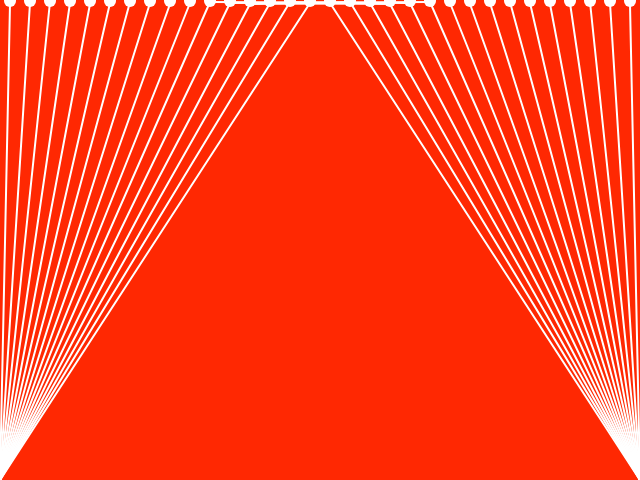
Frame 1 (no input)
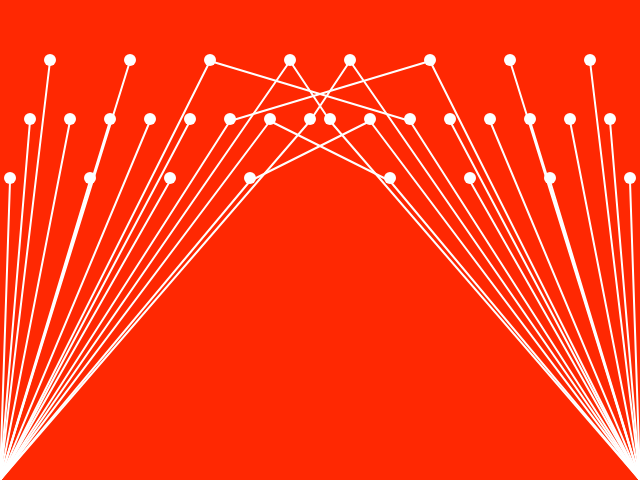
Frame 60 (no input)
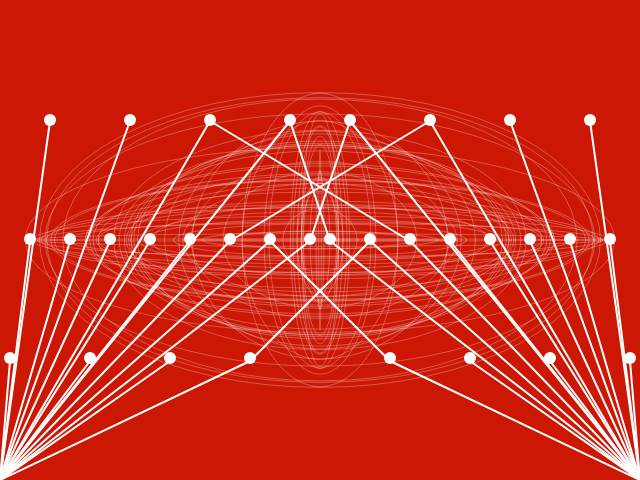
Frame 120 (the mouse pressed at the canvas centre since frame 60)

The p5.js sketch that drew these frames (run headless with seeded random() and noise() and a simulated clock; from frame 60 on, the mouse is pressed at the canvas centre):

// p5.js sketch
// ── sketch.js
let brush = "globe";
let x = 200;
let y = 200;
let extraCanvas;


let ball1 ={x: 10, y:1, size: 12, vx: 0, vy:3, color:[255]}
let ball2 ={x: 30, y:1, size: 12, vx: 0, vy:2, color:[255]}
let ball3 ={x: 50, y:1, size: 12, vx: 0, vy:1, color:[255]}
let ball4 ={x: 70, y:1, size: 12, vx: 0, vy:2, color:[255]}
let ball5 ={x: 90, y:1, size: 12, vx: 0, vy:3, color:[255]}
let ball6 ={x: 110, y:1, size: 12, vx: 0, vy:2, color:[255]}
let ball7 ={x: 130, y:1, size: 12, vx: 0, vy:1, color:[255]}
let ball8 ={x: 150, y:1, size: 12, vx: 0, vy:2, color:[255]}
let ball9 ={x: 170, y:1, size: 12, vx: 0, vy:3, color:[255]}
let ball10 ={x: 190, y:1, size: 12, vx: 0, vy:2, color:[255]}
let ball11 ={x: 210, y:1, size: 12, vx: 0, vy:1, color:[255]}
let ball12 ={x: 230, y:1, size: 12, vx: 0, vy:2, color:[255]}
let ball13 ={x: 250, y:1, size: 12, vx: 0, vy:3, color:[255]}
let ball14 ={x: 270, y:1, size: 12, vx: 0, vy:2, color:[255]}
let ball15 ={x: 290, y:1, size: 12, vx: 0, vy:1, color:[255]}
let ball16 ={x: 310, y:1, size: 12, vx: 0, vy:2, color:[255]}



let balls = [ball1, ball2, ball3, ball4, ball5, ball6,ball7,ball8, ball9, ball10, ball11, ball12, ball13, ball14, ball15, ball16]



let ball01 ={x: 630, y:1, size: 12, vx: 0, vy:3, color:[255]}
let ball02 ={x: 610, y:1, size: 12, vx: 0, vy:2, color:[255]}
let ball03 ={x: 590, y:1, size: 12, vx: 0, vy:1, color:[255]}
let ball04 ={x: 570, y:1, size: 12, vx: 0, vy:2, color:[255]}
let ball05 ={x: 570 - 20, y:1, size: 12, vx: 0, vy:3, color:[255]}
let ball06 ={x: 570 - 40, y:1, size: 12, vx: 0, vy:2, color:[255]}
let ball07 ={x: 570 - 60, y:1, size: 12, vx: 0, vy:1, color:[255]}
let ball08 ={x: 570 - 80, y:1, size: 12, vx: 0, vy:2, color:[255]}
let ball09 ={x: 570 - 100, y:1, size: 12, vx: 0, vy:3, color:[255]}
let ball010 ={x: 570 - 120, y:1, size: 12, vx: 0, vy:2, color:[255]}
let ball011 ={x: 570 - 140, y:1, size: 12, vx: 0, vy:1, color:[255]}
let ball012 ={x: 430 - 20, y:1, size: 12, vx: 0, vy:2, color:[255]}
let ball013 ={x: 430 - 40, y:1, size: 12, vx: 0, vy:3, color:[255]}
let ball014 ={x: 430 - 60, y:1, size: 12, vx: 0, vy:2, color:[255]}
let ball015 ={x: 430 - 80, y:1, size: 12, vx: 0, vy:1, color:[255]}
let ball016 ={x: 430 - 100, y:1, size: 12, vx: 0, vy:2, color:[255]}

let balls2 = [ball01, ball02, ball03, ball04, ball05, ball06, ball07, ball08, ball09, ball010, ball011, ball012, ball013, ball014, ball015, ball016]





function setup() {


  createCanvas(640, 480);
  extraCanvas = createGraphics(640, 480);
  extraCanvas.clear();
  background(0);
}



function draw() {

  let color_1 = color(255, 40, 2)
      let color_2 = color(150, 6, 6)


      let fade_amount = mouseY / height
      let lerped_color = lerpColor(color_1, color_2, fade_amount)

      background(lerped_color)

  // No trails
  // background(255, 40, 2);
  x += random(-5, 5);
  y += random(-5, 5);




  // trails
  if (mouseIsPressed) {

    if (brush == "globe"){
    extraCanvas.noFill()
    extraCanvas.stroke(255, 255, 255, 70);
    extraCanvas.strokeWeight(1)
    extraCanvas.noFill()
    extraCanvas.ellipse(320, 240, random(0,600), random(0,300))
    }

    if (brush == "purple"){
    extraCanvas.stroke (random(142, 236), random(0, 212), 80);
    extraCanvas.strokeWeight(1);
    extraCanvas.fill(random(225, 265), random(90, 130), 138, 20);
    extraCanvas.rectMode(CORNERS);
    extraCanvas.rect(random(0, 640), random(0, 480) , pmouseX + random(-80, 80), pmouseY + random(-80, 80) )
    extraCanvas.rectMode(CORNER)
    }

    if (brush == "white"){
    extraCanvas.stroke(0,0,0, 100)
    extraCanvas.strokeWeight(1)
    extraCanvas.fill(255)
    extraCanvas.circle(mouseX + random(-640, 640) , mouseY + random(-480, 480), random(1, 20))
    }

    if (brush == "blue"){
    extraCanvas.stroke(144, 167, 232, random(0, 180))
    extraCanvas.strokeWeight(8)
    extraCanvas.fill(246, 235, 255, 80)
    extraCanvas.circle(mouseX + random(-100, 100), mouseY + random(-200, 200), random(2, 30))
    // line(mouseX, mouseY, pmouseX, pmouseY)
    }

    if (brush == "whiteline"){
    extraCanvas.stroke(255, 255, 255, 100)
    extraCanvas.strokeWeight(1)
    extraCanvas.line(mouseX , 0 , mouseX, 480)
    // line(mouseX, mouseY, pmouseX, pmouseY)
    }

    if (brush == "yellowline"){
    extraCanvas.stroke(255, 221, random(0, 255), 100)
    extraCanvas.strokeWeight(1)
    extraCanvas.line(0, mouseY, 640, mouseY)
    // line(mouseX, mouseY, pmouseX, pmouseY)
    }

}





  image(extraCanvas, 0, 0);
    // fill(151, 230, 172);
    // stroke(255);
    // rectMode(CENTER);
    // rect(x, y, 20, 20);



    for (let ball of balls) {

       noStroke()
       fill(ball.color)
       circle(ball.x, ball.y, ball.size)

       ball.x = ball.x + ball.vx

       if (ball.x >= width){
         ball.vx = -ball.vx
       }

       if (ball.x <= 0){
         ball.vx = -ball.vx
       }


       ball.vy = ball.vy //+ .2 //gravity

       ball.y = ball.y + ball.vy

       if (ball.y >= height){
         ball.vy = -ball.vy //* 1.0 //bounce
       }

       if (ball.y <= 0){
         ball.vy = -ball.vy
       }
    }

    for (let ball of balls2) {

       noStroke()
       fill(ball.color)
       circle(ball.x, ball.y, ball.size)

       ball.x = ball.x + ball.vx

       if (ball.x >= width){
         ball.vx = -ball.vx
       }

       if (ball.x <= 0){
         ball.vx = -ball.vx
       }


       ball.vy = ball.vy //+ .3 //gravity

       ball.y = ball.y + ball.vy

       if (ball.y >= height){
         ball.vy = -ball.vy //* 1.0 //bounce
       }

       if (ball.y <= 0){
         ball.vy = -ball.vy
       }
    }





  //buttons
  // fill(204, 162, 252)  //purple
  // rect(10, 10, 30, 30)
  //
  // fill(255, 255, 255)//white
  // rect(210, 10, 30, 30)

  strokeWeight(2)
  stroke(255)
  line(0, 480, ball1.x, ball1.y)
  line(0, 480, ball2.x, ball2.y)
  line(0, 480, ball3.x, ball3.y)
  line(0, 480, ball4.x, ball4.y)
  line(0, 480, ball5.x, ball5.y)
  line(0, 480, ball6.x, ball6.y)
  line(0, 480, ball7.x, ball7.y)
  line(0, 480, ball8.x, ball8.y)
  line(0, 480, ball9.x, ball9.y)
  line(0, 480, ball10.x, ball10.y)
  line(0, 480, ball11.x, ball11.y)
  line(0, 480, ball12.x, ball12.y)
  line(0, 480, ball13.x, ball13.y)
  line(0, 480, ball14.x, ball14.y)
  line(0, 480, ball15.x, ball15.y)
  line(0, 480, ball16.x, ball16.y)


  line(640, 480, ball01.x, ball01.y)
  line(640, 480, ball02.x, ball02.y)
  line(640, 480, ball03.x, ball03.y)
  line(640, 480, ball04.x, ball04.y)
  line(640, 480, ball05.x, ball05.y)
  line(640, 480, ball06.x, ball06.y)
  line(640, 480, ball07.x, ball07.y)
  line(640, 480, ball08.x, ball08.y)
  line(640, 480, ball09.x, ball09.y)
  line(640, 480, ball010.x, ball010.y)
  line(640, 480, ball011.x, ball011.y)
  line(640, 480, ball012.x, ball012.y)
  line(640, 480, ball013.x, ball013.y)
  line(640, 480, ball014.x, ball014.y)
  line(640, 480, ball015.x, ball015.y)
  line(640, 480, ball016.x, ball016.y)

  // line(ball16.x, ball16.y, ball016.x, ball016.y)
  // line(ball15.x, ball15.y, ball015.x, ball015.y)

  line(ball15.x, ball15.y, ball016.x, ball016.y)
  line(ball16.x, ball16.y, ball015.x, ball015.y)



  line(ball14.x, ball14.y, ball013.x, ball013.y)
  line(ball13.x, ball13.y, ball014.x, ball014.y)

  line(ball12.x, ball12.y, ball011.x, ball011.y)
  line(ball11.x, ball11.y, ball012.x, ball012.y)



//   let line1 = { x: ball16.x, y: ball16.y}
//   let line2 = { x: ball016.x, y: ball016.y}




}



function mouseClicked() {

    print(int(mouseX), int(mouseY))


      if (mouseX > 0 && mouseX < 320 && mouseY > 0 && mouseY < 120){
        print("1st button")
        brush = "white"
        }

      else if (mouseX > 320 && mouseX < 640 && mouseY > 0 && mouseY < 120){
        print("2nd button")
        brush = "blue"
        }

      else if (mouseX > 160 && mouseX < 480 && mouseY > 120 && mouseY < 360){
        print("3rd button")
        brush = "globe"
        }

      else if (mouseX > 0 && mouseX < 320 && mouseY > 0 && mouseY < 120){
          print("4th button")
          brush = "purple"
          }

      else if (mouseX > 0 && mouseX < 640 && mouseY > 360 && mouseY < 420){
        print("5th button")
        brush = "whiteline"
        }

      else if (mouseX > 0 && mouseX < 640 && mouseY > 420 && mouseY < 480){
        print("6th button")
        brush = "yellowline"
        }



}
